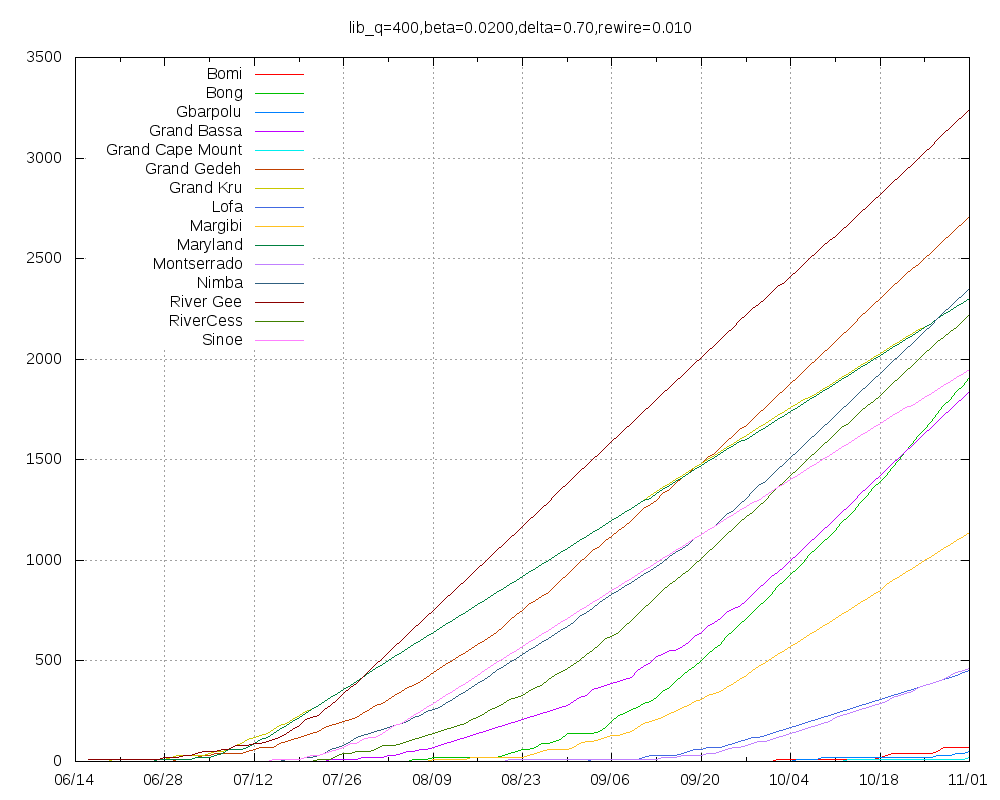

The gnuplot source for this figure:
set title "lib_q=400,beta=0.0200,delta=0.70,rewire=0.010"
set key top left
set grid
set xdata time
set timefmt "%Y-%m-%d"
set terminal png size 1000,800
set output "lib_q=400,beta=0.0200,delta=0.70,rewire=0.010.png"
plot "Bomi.tab" using 1:2 title "Bomi" with lines,"Bong.tab" using 1:2 title "Bong" with lines,"Gbarpolu.tab" using 1:2 title "Gbarpolu" with lines,"Grand_Bassa.tab" using 1:2 title "Grand Bassa" with lines,"Grand_Cape_Mount.tab" using 1:2 title "Grand Cape Mount" with lines,"Grand_Gedeh.tab" using 1:2 title "Grand Gedeh" with lines,"Grand_Kru.tab" using 1:2 title "Grand Kru" with lines,"Lofa.tab" using 1:2 title "Lofa" with lines,"Margibi.tab" using 1:2 title "Margibi" with lines,"Maryland.tab" using 1:2 title "Maryland" with lines,"Montserrado.tab" using 1:2 title "Montserrado" with lines,"Nimba.tab" using 1:2 title "Nimba" with lines,"River_Gee.tab" using 1:2 title "River Gee" with lines,"RiverCess.tab" using 1:2 title "RiverCess" with lines,"Sinoe.tab" using 1:2 title "Sinoe" with lines
